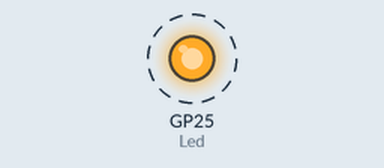
This program was run on a simulated Raspberry Pi Pico running MicroPython. On the bench: output pins drawn as LEDs (lit = HIGH). Dashed ring = blinking.

Above: at 0.5 s.
Timing chart, 0 to 4.6 s (numbered marks = the images above):
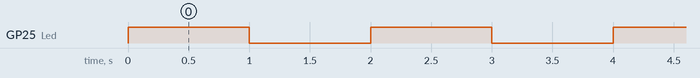

The program:

uart.py
```python
from machine import UART, Pin
import time

# Initialize UART0 (TX=GPIO0, RX=GPIO1)
uart0 = UART(0, baudrate=115200, tx=Pin(0), rx=Pin(1))
Led = Pin("LED", Pin.OUT)  # Initialize LED pin

# Loop to send debug messages
counter = 0
while True:
    message = f"Debug count: {counter}\n"
    uart0.write(message)
    counter += 1
    Led.toggle()  # Toggle LED state
    time.sleep(1)
```

Measured:
- by itself, GP25 (Led): alternates HIGH for 1.0 s and LOW for 1.0 s
